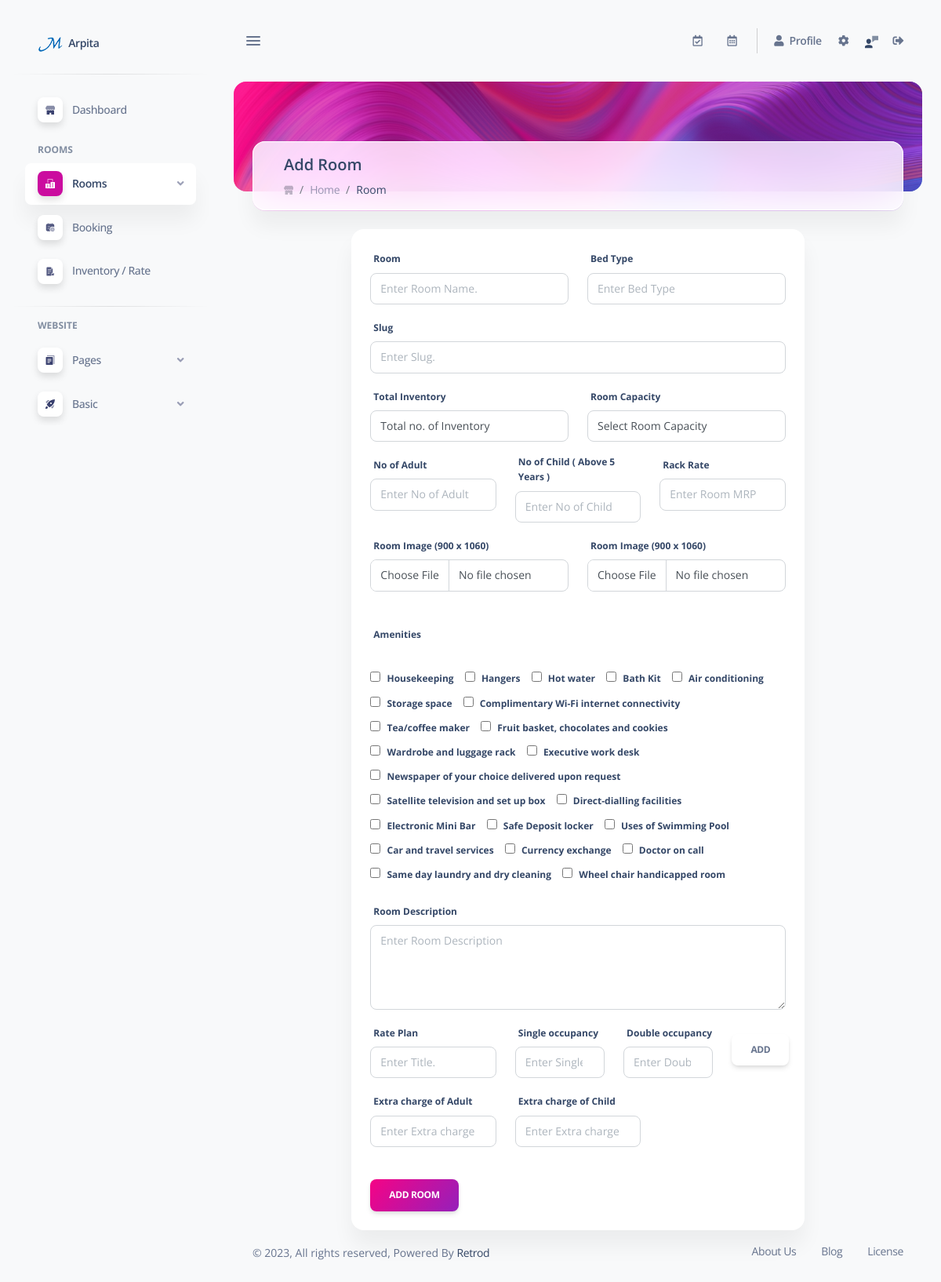
The page /be/admin/manage-room.php (signed in) on the database its author committed.
### tables this page shows
CREATE TABLE `profile` (
  `id` int(11) NOT NULL,
  `name` varchar(250) NOT NULL,
  `email` varchar(250) NOT NULL,
  `primaryphone` varchar(150) NOT NULL,
  `address` text NOT NULL,
  `district` varchar(250) NOT NULL,
  `pincode` varchar(250) NOT NULL,
  `gst` varchar(250) NOT NULL,
  `description` text NOT NULL,
  `logo` varchar(250) NOT NULL,
  `logo2` varchar(250) NOT NULL,
  `favicon` varchar(250) NOT NULL,
  `url` varchar(550) NOT NULL,
  `checkIn` varchar(250) NOT NULL,
  `checkOut` varchar(250) NOT NULL,
  `waNo` varchar(15) DEFAULT NULL,
  `fbLink` varchar(250) NOT NULL,
  `inLink` varchar(250) NOT NULL,
  `twLink` varchar(250) NOT NULL
);

CREATE TABLE `amenities` (
  `id` int(11) NOT NULL,
  `title` varchar(250) NOT NULL,
  `add_on` datetime NOT NULL
);

### be/admin/manage-room.php (the view, shortened to what the rows shown need)
<?php
include (SERVER_INCLUDE_PATH.'db.php');
include (SERVER_INCLUDE_PATH.'function.php');
?>
<!DOCTYPE html>
<html lang="en">
<head>
  <link href="css/icons.css" rel="stylesheet">
  <link href="css/svg.css" rel="stylesheet">
  <link id="pagestyle" href="css/getbootstrap.css" rel="stylesheet">
  <link id="pagestyle" href="css/style.css" rel="stylesheet">
  <link rel="stylesheet" href="https://cdnjs.cloudflare.com/ajax/libs/font-awesome/5.15.0/css/all.min.css">
</head>
<body class="g-sidenav-show  bg-gray-100">
<?php include(SERVER_ADMIN_SCREEN_PATH.'sidebar.php') ?>
  <main class="main-content position-relative max-height-vh-100 h-100 border-radius-lg ">
        <div class="container-fluid py-4" id="manage_room">
            <div class="row">
                <div class="col-12">
                    <div class="multisteps-form">
                        <div class="row">
                            <div class="col-12 col-lg-8 m-auto">
                                <div class="card p-4">
                                <form action="" id="manageForm" method="post" enctype="multipart/form-data">
                                    <div class="form_group amenities mb-3" id="amenitiesContent">
                                        <label for="amenities">Amenities</label> <br/><br/>
                                        <?php
                                            $query = "select * from amenities";
                                            $sql = mysqli_query($conDB, $query);
                                            if(mysqli_num_rows($sql) > 0){
                                                if(isset($_GET['update'])){
                                                    $rid = $_GET['update'];
                                                    echo "<input type='hidden' name='amenitieRoomId' value='$rid'>";
                                                }else{
                                                    $rid = '';
                                                }
                                                while($row = mysqli_fetch_assoc($sql)){
                                                    $title = ucfirst($row['title']);
                                                    if(checkAmenitiesById($rid, $row['id']) == 1){
                                                        echo "
                                                        <span style='display: inline-block;margin-right: 10px;'>
                                                            <input checked type='checkbox' id='amenitie{$row['id']}' name='amenities[]' value='{$row['id']}'>
                                                            <label for='amenitie{$row['id']}'> $title</label>
                                                        </span>
                                                        ";
                                                    }else{
                                                        echo "
                                                        <span style='display: inline-block;margin-right: 10px;'>
                                                            <input type='checkbox' id='amenitie{$row['id']}' name='amenities[]' value='{$row['id']}'>
                                                            <label for='amenitie{$row['id']}'> $title</label>
                                                        </span>
                                                    ";
                                                    }
                                                }
                                            }
                                        ?>
                                    </div>
                                    </form>
                                </div>
                            </div>
                        </div>
                    </div>
                </div>
            </div>
        </div>
  </main>
</body>
</html>

### be/admin/screen/sidebar.php (shortened to what the rows shown need)
<aside class="sidenav navbar navbar-vertical navbar-expand-xs border-0 border-radius-xl my-3 fixed-start ms-3 "
    id="sidenav-main">
    <div class="sidenav-header">
      <a class="navbar-brand m-0" href="<?= FRONT_BOOKING_SITE.'/admin' ?>" target="_blank">
        <img src="<?= FRONT_SITE_IMG.hotelDetail()['favicon'] ?>" class="navbar-brand-img h-100" alt="main_logo">
        <span class="ms-1 font-weight-bold"><?php echo SITE_NAME ?></span>
      </a>
    </div>
  </aside>

### rows shown on the page
profile: favicon (picture)
amenities: title "Housekeeping"
amenities: title "Hangers"
amenities: title "Hot water"
amenities: title "Bath Kit"
amenities: title "Air conditioning"
amenities: title "Storage space"
amenities: title "Complimentary Wi-Fi internet connectivity"
amenities: title "Tea/coffee maker"
amenities: title "Fruit basket, chocolates and cookies"
amenities: title "Wardrobe and luggage rack"
amenities: title "Executive work desk"
amenities: title "Newspaper of your choice delivered upon request"
amenities: title "Satellite television and set up box"
amenities: title "Direct-dialling facilities"
amenities: title "Electronic Mini Bar"
amenities: title "Safe Deposit locker"
amenities: title "Uses of Swimming Pool"
amenities: title "Car and travel services"
amenities: title "Currency exchange"
amenities: title "Doctor on call"
amenities: title "Same day laundry and dry cleaning"
amenities: title "Wheel chair handicapped room"

### other values the page prints
SITE_NAME "Arpita"
$header_text "Add Room"
$imgSize "(900 x 1060)"
$btn "ADD ROOM"
